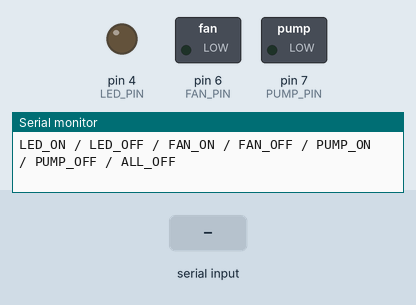
Simulated run of this sketch. Board: Arduino Nano, built with avr-gcc and run on an emulated ATmega328P. Shown: switched loads named in the sketch (green lamp = pin HIGH), output pins drawn as LEDs (lit = HIGH), the last lines printed to the serial monitor. The test bench sets the inputs (shaded band).

Above: at 1.2 s.
1.3 s: "LED_ON\n" received over Serial
At 2.2 s:
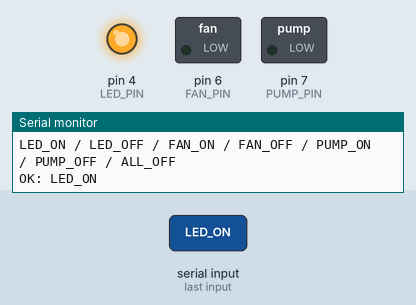
2.8 s: "FAN_ON\n" received over Serial
At 3.4 s:
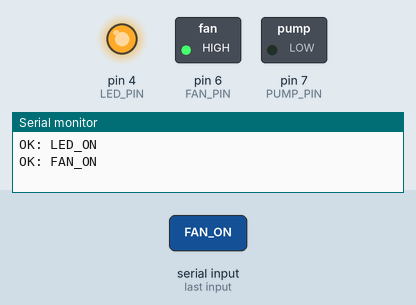
4.3 s: "LED_OFF\n" received over Serial
At 5.5 s:
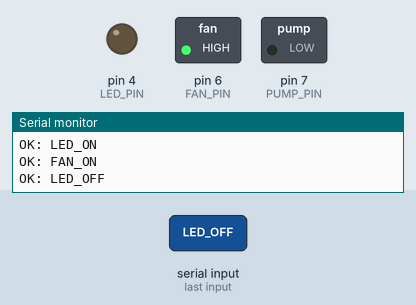
5.8 s: "PUMP_ON\n" received over Serial
At 6.9 s:
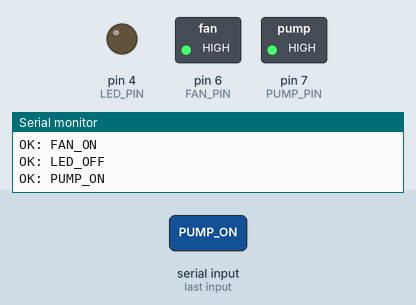
7.3 s: "FAN_OFF\n" received over Serial
At 8.0 s:
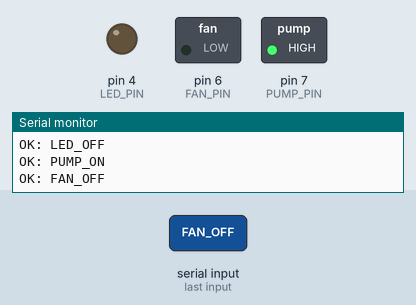
8.8 s: "LED_ON\n" received over Serial
At 9.1 s:
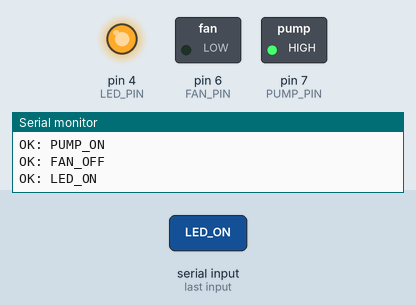
Timing chart, 0 to 11.3 s (numbered marks = the images above; inputs shaded):
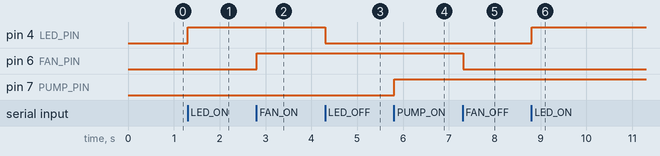

Measured:
- after the input at 1.3 s, pin 4 (LED_PIN): LOW → HIGH at once
- after the input at 2.8 s, pin 6 (FAN_PIN): LOW → HIGH at once
- after the input at 4.3 s, pin 4 (LED_PIN): HIGH → LOW at once
- after the input at 5.8 s, pin 7 (PUMP_PIN): LOW → HIGH at once
- after the input at 7.3 s, pin 6 (FAN_PIN): HIGH → LOW at once
- after the input at 8.8 s, pin 4 (LED_PIN): LOW → HIGH at once

The sketch:

serial-output-test.ino
```cpp
/*
  Nano output test: Serial Monitor, 9600 baud, Newline or Both NL & CR.
  Commands: LED_ON, LED_OFF, FAN_ON, FAN_OFF, PUMP_ON, PUMP_OFF, ALL_OFF.
  Assumed PCB controls: LED D4, fan D6, pump D7; HIGH = ON, LOW = OFF.

  Bench test only: hardware Serial on D0/D1 is deliberately enabled here.
  Do NOT upload ESP32 firmware while this sketch is running on the shared PCB.
  No Bluetooth, LCD, sensors, automatic cycling, or periodic Serial printing.
  Outputs stay commanded ON until OFF, ALL_OFF, reset, or power removal.
  Use a fan as the pump test load; there is no automatic pump protection.
  An OK reply confirms a pin write, NOT that the connected load obeyed it.
*/
#include <Arduino.h>
#include <string.h>

constexpr uint8_t LED_PIN = 4;
constexpr uint8_t FAN_PIN = 6;
constexpr uint8_t PUMP_PIN = 7;

char commandBuffer[16] = {};
uint8_t commandLength = 0;
bool overflow = false;

void allOff() {
  digitalWrite(LED_PIN, LOW);
  digitalWrite(FAN_PIN, LOW);
  digitalWrite(PUMP_PIN, LOW);
}

bool executeCommand(const char* command) {
  // Direct pin writes isolate output control from the classroom app firmware.
  if (strcmp(command, "LED_ON") == 0) digitalWrite(LED_PIN, HIGH);
  else if (strcmp(command, "LED_OFF") == 0) digitalWrite(LED_PIN, LOW);
  else if (strcmp(command, "FAN_ON") == 0) digitalWrite(FAN_PIN, HIGH);
  else if (strcmp(command, "FAN_OFF") == 0) digitalWrite(FAN_PIN, LOW);
  else if (strcmp(command, "PUMP_ON") == 0) digitalWrite(PUMP_PIN, HIGH);
  else if (strcmp(command, "PUMP_OFF") == 0) digitalWrite(PUMP_PIN, LOW);
  else if (strcmp(command, "ALL_OFF") == 0) allOff();
  else return false;
  return true;
}

void setup() {
  allOff();  // Preload LOW before enabling output drivers.
  pinMode(LED_PIN, OUTPUT);
  pinMode(FAN_PIN, OUTPUT);
  pinMode(PUMP_PIN, OUTPUT);
  Serial.begin(9600);
  Serial.println(F("OUTPUT TEST: 9600 baud; Newline or Both NL & CR."));
  Serial.println(F("LED_ON / LED_OFF / FAN_ON / FAN_OFF / PUMP_ON / PUMP_OFF / ALL_OFF"));
}

void loop() {
  // ponytail: one fixed buffer; execute only a complete newline-ended command.
  while (Serial.available()) {
    char ch = static_cast<char>(Serial.read());
    if (ch == '\r' || ch == '\n') {
      if (overflow) Serial.println(F("ERR: command too long; nothing changed."));
      else if (commandLength > 0) {
        commandBuffer[commandLength] = '\0';
        if (executeCommand(commandBuffer)) {
          Serial.print(F("OK: "));
          Serial.println(commandBuffer);
        } else Serial.println(F("ERR: unknown command; nothing changed."));
      }
      commandLength = 0;
      overflow = false;
    } else if (!overflow) {
      if (commandLength < sizeof(commandBuffer) - 1) {
        commandBuffer[commandLength++] = ch;
      } else overflow = true;  // Reject the entire line, not just its prefix.
    }
  }
}
```
